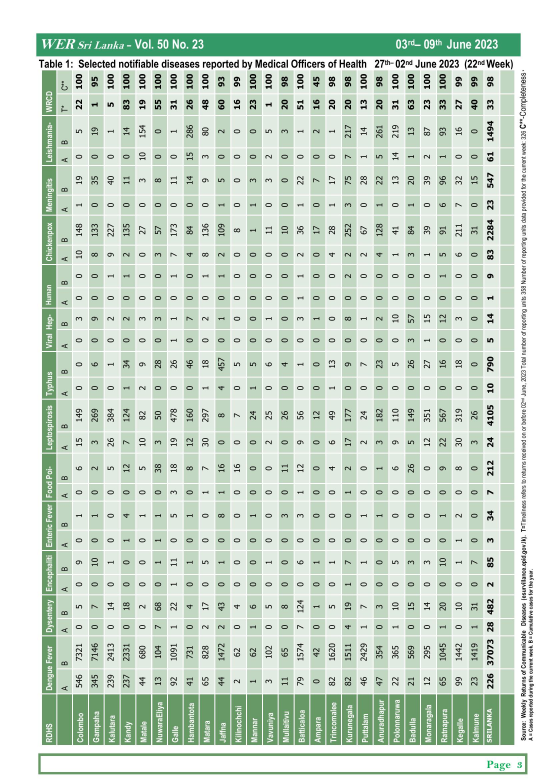
#> input picture Data/Dengue/sri lanka page 3.pdfpage_0.jpg, 1654 x 2339 px (shown at 1/3 size)
$ python -i pdfCV.py   (imports and definitions only)
#> lines starting #> are read from the running program, lines starting #| are printed output that depends on the picture; after the words box and inside, x2 and y2 are one past the last pixel; in counts of white or black regions, pixels touching at a corner belong together
#> in process, image is the input picture: shape (2339, 1654, 3); mean B, G, R 205.9, 219.2, 204.4
import cv2
import os
import numpy as np
import matplotlib.pyplot as plt
from pdf2image import convert_from_path

def convert_to_img(pdf_path):
    images = convert_from_path(pdf_path)
    for i, image in enumerate(images):
        image.save(pdf_path + f"page_{i}.jpg", 'JPEG')
    return i + 1

def zoom(img, zoom_factor=0.5):
#> called with zoom_factor = 0.5
    return cv2.resize(img, None, fx=zoom_factor, fy=zoom_factor)
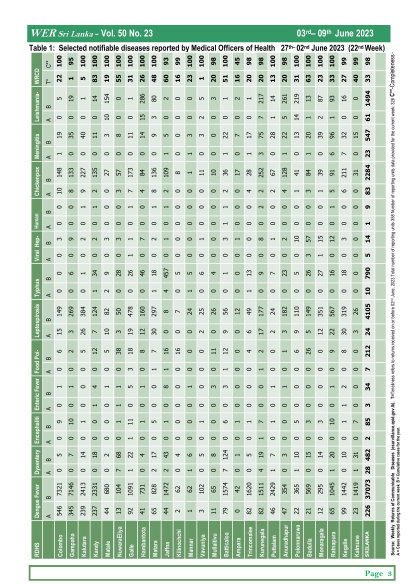
#> returned value: shape (1170, 827, 3) (shown at 1/2 size); mean of channels 0, 1, 2 206, 219.3, 204.6; drawn as B, G, R


def get_conv_function(filter):
    return lambda row : np.convolve(row, filter, 'same')

def conv(image):
    data = np.array(image)

    filter = [-10,-1,-0.5,0,0,0.5,1,10]
    result = np.apply_along_axis(get_conv_function(filter), 0, data)
    # switch to 2D conv

    print(f'result {result}')
#> (printed output is left out)
    threshold = 5
    result = np.where(result < threshold, 0, result)

    plt.imshow(result, interpolation='nearest')
    plt.show()
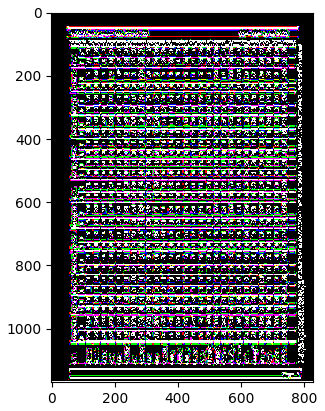
#> figure drawn by matplotlib, 1 panel; B, G, R data is drawn as R, G, B

def process(image_path):
    image = cv2.imread(image_path)
    image = zoom(image, 0.5)
    cv2.imshow('original', image)
    cv2.waitKey(0)

    conv(image)

    gray_image = cv2.cvtColor(image, cv2.COLOR_BGR2GRAY)
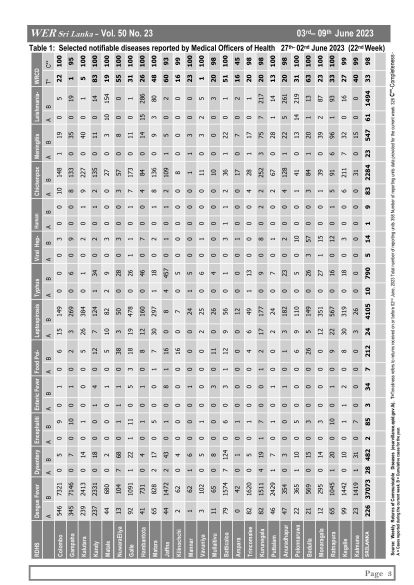
#> gray_image: shape (1170, 827) (shown at 1/2 size); min 0, max 255, mean 213.4
    adaptive_thresh = cv2.adaptiveThreshold(gray_image, 255, cv2.ADAPTIVE_THRESH_MEAN_C, cv2.THRESH_BINARY, 9, 3)
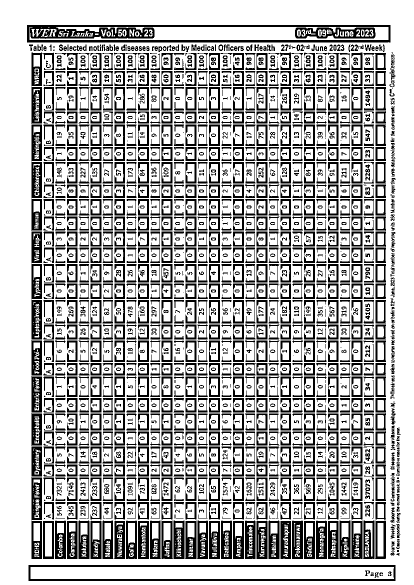
#> adaptive_thresh: shape (1170, 827) (shown at 1/2 size); 69.2% white; 2545 black regions (402 under 20 px)
    #ret2,th2 = cv2.threshold(gray_image,0,255,cv2.THRESH_BINARY+cv2.THRESH_OTSU)
    cv2.imshow('thresholded', adaptive_thresh)
    conv(adaptive_thresh)
#> in conv (call 2), `result = np.apply_along_axis(get_conv_function(filter), 0, data)`:
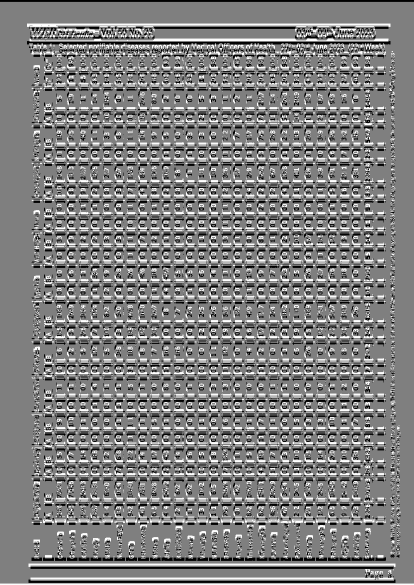
#> result: shape (1170, 827) float64 (shown at 1/2 size); min -2932.5, max 2932.5, mean -2.5; drawn with min black and max white
#> (printed output is left out)
#> in conv (call 2), `result = np.where(result < threshold, 0, result)`:
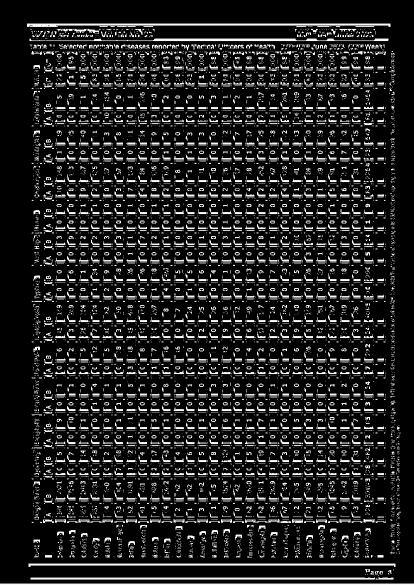
#> result: shape (1170, 827) float64 (shown at 1/2 size); min 0, max 2932.5, mean 379.7; drawn with min black and max white
    cv2.waitKey(0)

    contours, _ = cv2.findContours(adaptive_thresh, cv2.RETR_TREE, cv2.CHAIN_APPROX_SIMPLE)
#> contours = 3997 contours, 1351 with area under 20; largest, box (x1, y1, x2, y2) and area: (0, 0, 827, 1170) 965594, (53, 49, 782, 86) 26205, (56, 1129, 792, 1163) 24253, (61, 1134, 788, 1158) 16680, (59, 54, 777, 80) 12788
    cv2.drawContours(image, contours, -1, (1,255,1), 2)
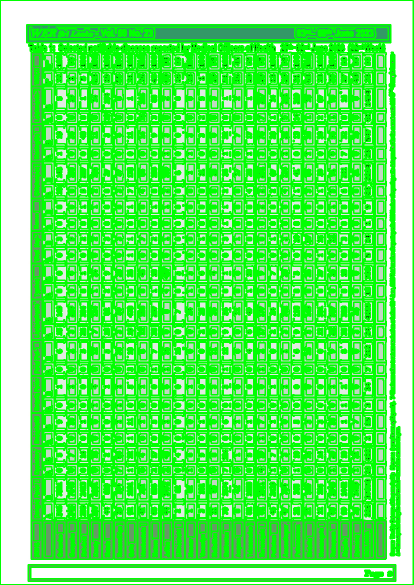
#> image: shape (1170, 827, 3) (shown at 1/2 size); mean B, G, R 92.5, 243.3, 91.7
    cv2.imshow('contours', image)
    cv2.waitKey(0)

    cv2.destroyAllWindows()

def main():
    input_file = '../Data/Dengue/sri lanka page 3.pdf'
    print(input_file)
    images = convert_to_img(input_file)
    for i in range(images):
        process(input_file + f"page_{i}.jpg")

# [1 line not run here, left out]

>>> result = process('../Data/Dengue/sri lanka page 3.pdfpage_0.jpg')

$ run again, on Data/Dengue/sri lanka.pdfpage_1.jpg
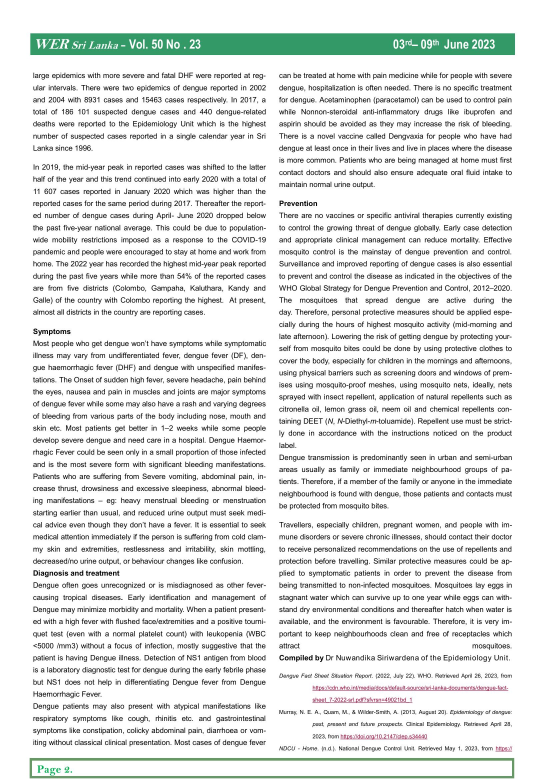
#> input picture Data/Dengue/sri lanka.pdfpage_1.jpg, 1654 x 2339 px (shown at 1/3 size)
#> in process, image is the input picture: shape (2339, 1654, 3); mean B, G, R 229.5, 230.8, 228.4
#> (printed output is left out)
#> adaptive_thresh: shape (1170, 827); 85.3% white; black in thin lines or dots, all inside (x1, y1, x2, y2) = (40, 50, 773, 1168)
#> (printed output is left out)
#> in conv (call 2), `result = np.where(result < threshold, 0, result)`:
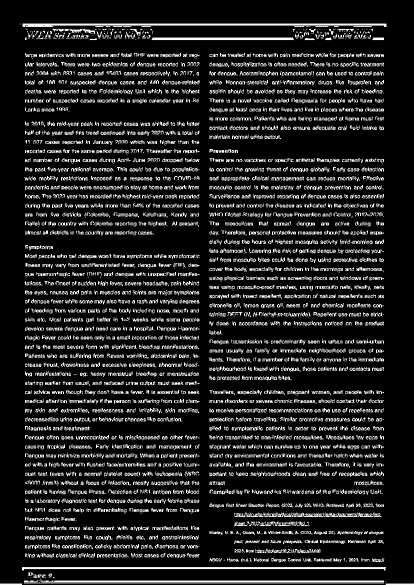
#> result: shape (1170, 827) float64 (shown at 1/2 size); min 0, max 2932.5, mean 385.7; drawn with min black and max white
#> contours = 7725 contours, 3925 with area under 20; largest, box (x1, y1, x2, y2) and area: (0, 0, 827, 1170) 965594, (44, 49, 774, 84) 24782, (43, 1136, 773, 1169) 23298, (48, 1141, 768, 1164) 15818, (84, 54, 768, 78) 11304
#> in process, `cv2.drawContours(image, contours, -1, (1,255,1), 2)`:
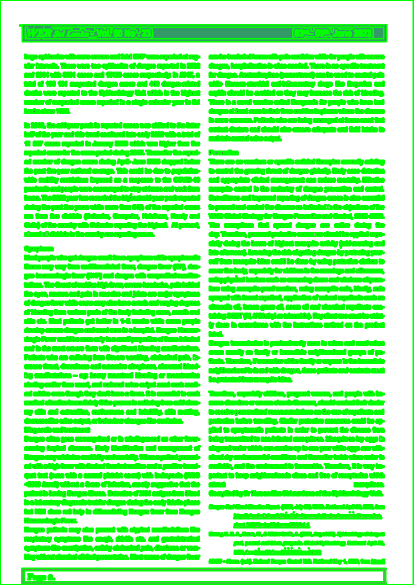
#> image: shape (1170, 827, 3) (shown at 1/2 size); mean B, G, R 146.2, 252.8, 145.5
